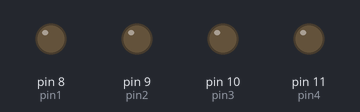
Bench run of a sketch on a simulated Arduino Uno, built with avr-gcc and run on an emulated ATmega328P. Shown: output pins drawn as LEDs (lit = HIGH).

Above: at 0.56 s.
At 4.68 s:
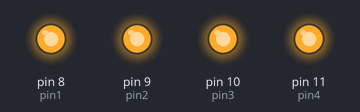
Timing chart, 0 to 7.4 s (numbered marks = the images above):
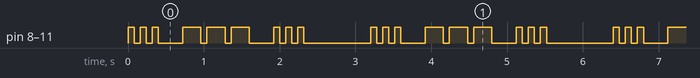

The sketch:

sos4leds.ino
```cpp
/*
Lafe Spietz 2021, PUBLIC DOMAIN CC0 code

open arduino class

 SOS
 4 LEDs, pins 8 through 11

 one unit is a dit
 three units is a dah
 spaces between are one unit
 letter breaks are 3 units
 word breaks are 7 units

 S = dit dit dit

 O = dah dah dah

 dit and dah are both defined as functions

*/

int pin1 = 8;
int pin2 = 9;
int pin3 = 10;
int pin4 = 11;
int interval = 80;

// the setup function runs once when you press reset or power the board
void setup() {
  // initialize digital pin LED_BUILTIN as an output.
  pinMode(pin1, OUTPUT);
  pinMode(pin2, OUTPUT);
  pinMode(pin3, OUTPUT);
  pinMode(pin4, OUTPUT);
  digitalWrite(pin1,LOW);
  digitalWrite(pin2,LOW);
  digitalWrite(pin3,LOW);
  digitalWrite(pin4,LOW);

}

// the loop function runs over and over again forever
void loop() {

  dit();
  dit();
  dit();
  delay(interval*3);
  dah();
  dah();
  dah();
  delay(interval*3);
  dit();
  dit();
  dit();
  delay(interval*3);
  delay(interval*7);

}

void dit(){

  digitalWrite(pin1,HIGH);
  digitalWrite(pin2,HIGH);
  digitalWrite(pin3,HIGH);
  digitalWrite(pin4,HIGH);
  delay(interval);
  digitalWrite(pin1,LOW);
  digitalWrite(pin2,LOW);
  digitalWrite(pin3,LOW);
  digitalWrite(pin4,LOW);
  delay(interval);

}

void dah(){

  digitalWrite(pin1,HIGH);
  digitalWrite(pin2,HIGH);
  digitalWrite(pin3,HIGH);
  digitalWrite(pin4,HIGH);
  delay(3*interval);
  digitalWrite(pin1,LOW);
  digitalWrite(pin2,LOW);
  digitalWrite(pin3,LOW);
  digitalWrite(pin4,LOW);
  delay(interval);
}
```

Measured:
- by itself, pin 8 (pin1), pin 9 (pin2), pin 10 (pin3), pin 11 (pin4): repeats every 3.2 s: 2 × (LOW 0.08 s, HIGH 0.08 s), LOW 0.32 s, 2 × (HIGH 0.24 s, LOW 0.08 s), HIGH 0.24 s, LOW 0.32 s, 2 × (HIGH 0.08 s, LOW 0.08 s), HIGH 0.08 s, LOW 0.88 s, HIGH 0.08 s
- by itself, everything shown: repeats every 3.2 s, in 18 steps
